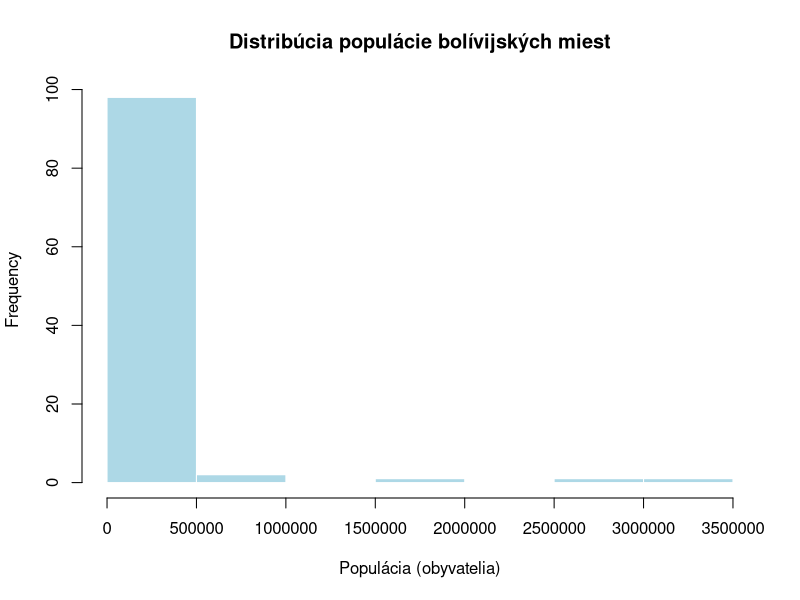
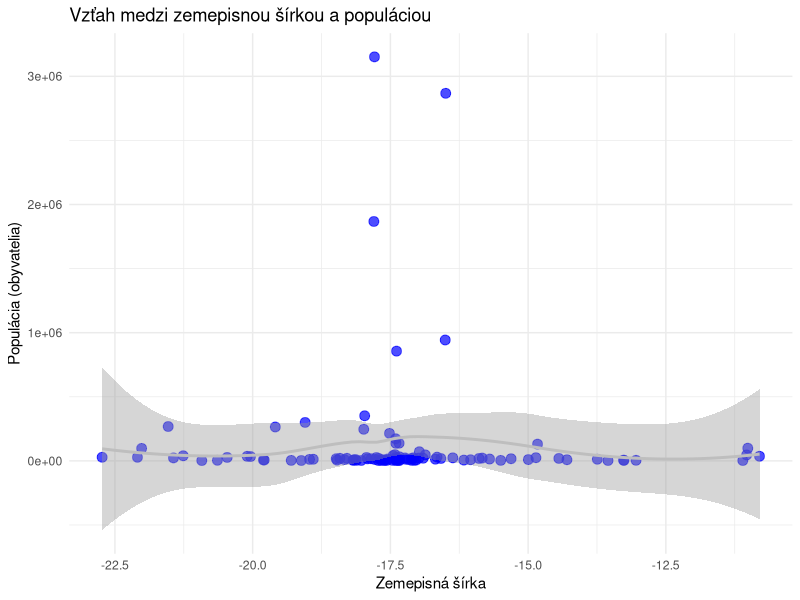
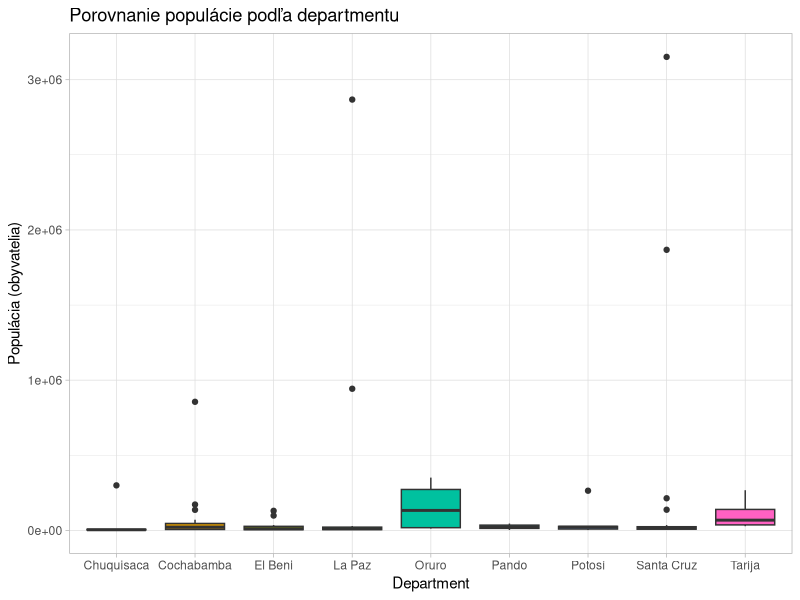
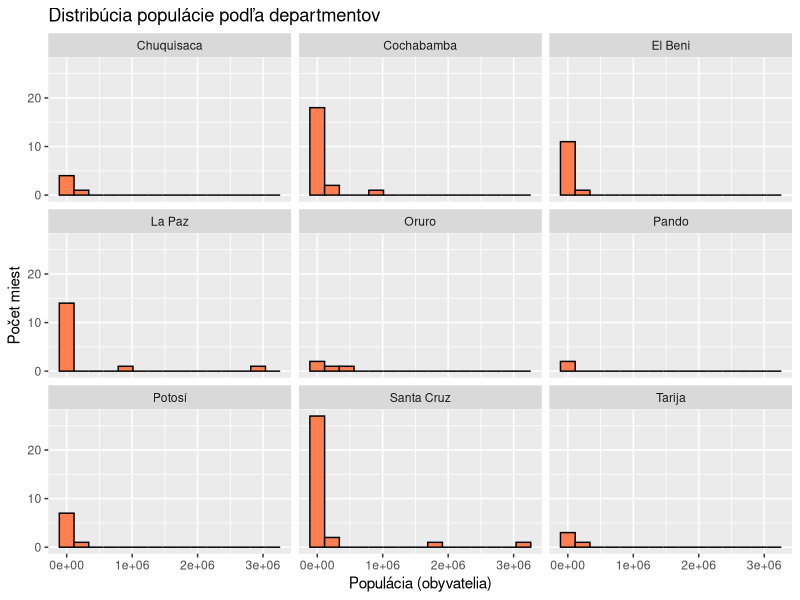
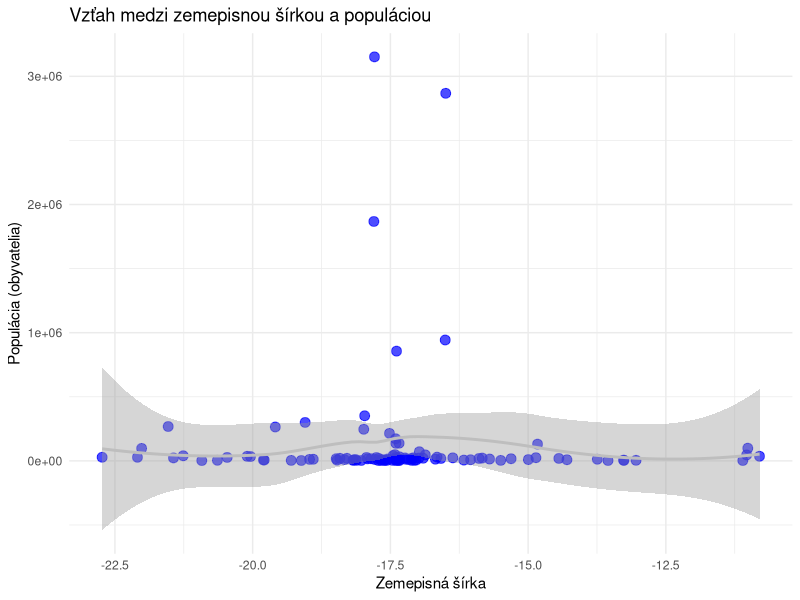

Generate these figures, in order, with R:
## ---- chunk 1
if (!require(ggplot2)) install.packages("ggplot2")
if (!require(readxl)) install.packages("readxl")

library(ggplot2)
library(readxl)
library(dplyr)

# Načítanie dát
bolivia <- read_excel("bo.xlsx")

## 5.1 Base R Histogram – distribúcia populácie
hist(bolivia$population,
     main = "Distribúcia populácie bolívijských miest",
     xlab = "Populácia (obyvatelia)",
     col = "lightblue",
     border = "white")

## 5.2 Scatter Plot – vzťah medzi zemepisnou šírkou a populáciou
ggplot(data = bolivia, aes(x = lat, y = population)) +
  geom_point(alpha = 0.7, size = 3, colour = "blue") +
  geom_smooth(color = "gray") +
  labs(title = "Vzťah medzi zemepisnou šírkou a populáciou",
       x = "Zemepisná šírka",
       y = "Populácia (obyvatelia)") +
  theme_minimal()

## 5.3 Boxplot – porovnanie populácie podľa departmentu (admin_name)
ggplot(data = bolivia, aes(x = admin_name, y = population, fill = admin_name)) +
  geom_boxplot() +
  labs(title = "Porovnanie populácie podľa departmentu",
       x = "Department",
       y = "Populácia (obyvatelia)") +
  theme_light() +
  theme(legend.position = "none")

## 5.4 Facet – histogram populácie rozdelený podľa departmentu
ggplot(data = bolivia, aes(x = population)) +
  geom_histogram(bins = 15, fill = "coral", color = "black") +
  facet_wrap(~ admin_name) +
  labs(title = "Distribúcia populácie podľa departmentov",
       x = "Populácia (obyvatelia)",
       y = "Počet miest")

## 5.5 Export – uloženie obľúbeného grafu (scatter plot)
scatter_plot <- ggplot(data = bolivia, aes(x = lat, y = population)) +
  geom_point(alpha = 0.7, size = 3, colour = "blue") +
  geom_smooth(color = "gray") +
  labs(title = "Vzťah medzi zemepisnou šírkou a populáciou",
       x = "Zemepisná šírka",
       y = "Populácia (obyvatelia)") +
  theme_minimal()

ggsave("scatter_population_lat.png", plot = scatter_plot, width = 8, height = 6)
## ---- chunk 2
1 + 1
## ---- chunk 3
#| echo: false
2 * 2
